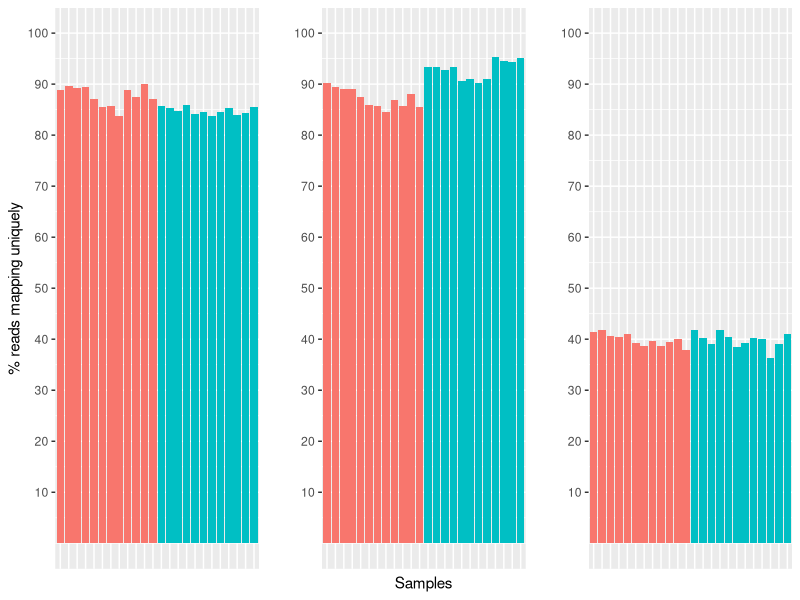
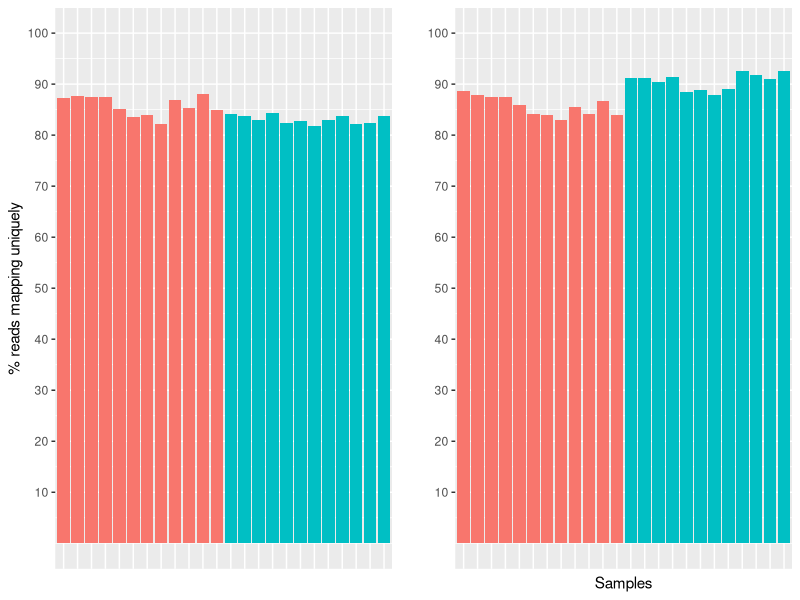
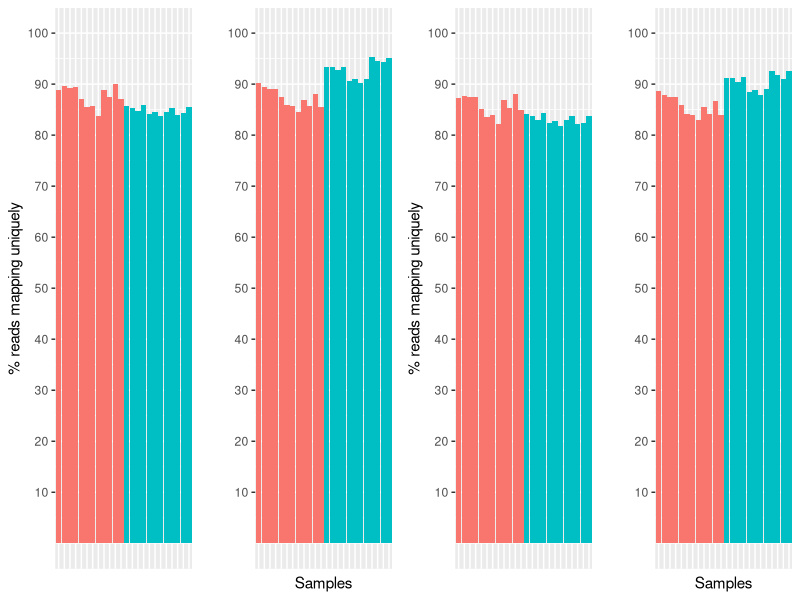
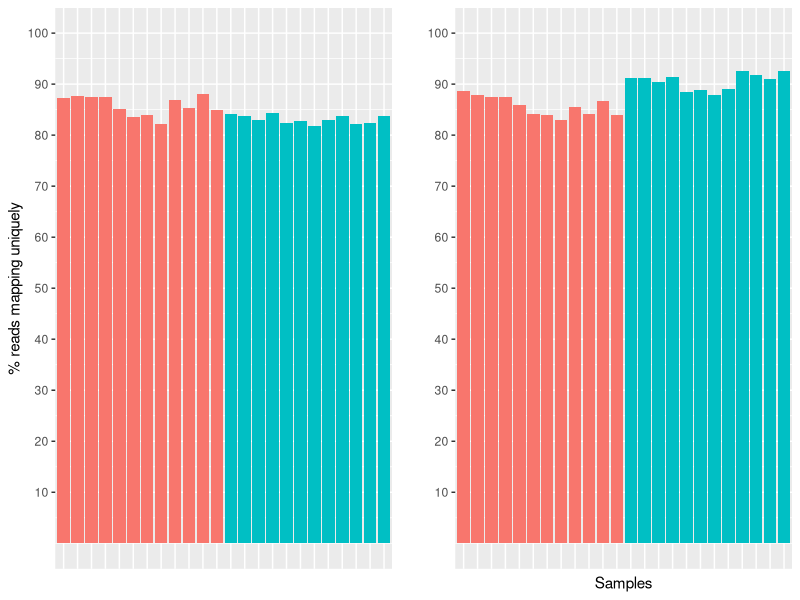

Recreate these plots in R, in order.
setwd('/Users/clara/Documents/GitHub/Tillandsia-compgenomics/7. Rna-seq experiment 6 timepoints/')
setwd('/home/clara/Documents/GitHub/Tillandsia-compgenomics/7. Rna-seq experiment 6 timepoints/')
library(ggplot2)
library(grid)
library(gridExtra)

maptest <- read.delim('mapping_stats.testset.txt', header = T, sep = " ")
mask <- read.delim('mapping_stats.testset.masked.txt', header = T, sep = ' ')
summary(maptest)
summary(mask)

maptest$ref_genome <- rep(c("A.comosus", "T.fasciculata", "T.leiboldiana"), times = 24)
maptest$sample_species <- c(rep(c("Tfas"), times = 36), rep(c("Tlei"), times = 36))

mask$ref_genome <- rep(c("T.fasciculata", "T.leiboldiana"), times = 24)
mask$sample_species <- c(rep(c("Tfas"), times = 24), rep(c("Tlei"), times = 24))

# Reference bias in T. fasciculata: 2.9 % difference on average
mean(maptest[maptest$ref_genome == "T.fasciculata" & maptest$sample_species == "Tfas", 3]) # 87.7 %
mean(maptest[maptest$ref_genome == "T.fasciculata" & maptest$sample_species == "Tlei", 3]) # 84.8 %

mean(mask[mask$ref_genome == "T.fasciculata" & mask$sample_species == "Tfas", 3]) # 85.8 %
mean(mask[mask$ref_genome == "T.fasciculata" & mask$sample_species == "Tlei", 3]) # 83.1 %

# Reference bias in T. leiboldiana: 5.6 % difference on average
mean(maptest[maptest$ref_genome == "T.leiboldiana" & maptest$sample_species == "Tlei", 3]) # 92.9 %
mean(maptest[maptest$ref_genome == "T.leiboldiana" & maptest$sample_species == "Tfas", 3]) # 87.3 %

mean(mask[mask$ref_genome == "T.leiboldiana" & mask$sample_species == "Tlei", 3]) # 90.5 %
mean(mask[mask$ref_genome == "T.leiboldiana" & mask$sample_species == "Tfas", 3]) # 85.8 %

# In A.comosus
mean(maptest[maptest$ref_genome == "A.comosus" & maptest$sample_species == "Tlei", 3]) # 39.83 %
mean(maptest[maptest$ref_genome == "A.comosus" & maptest$sample_species == "Tfas", 3]) # 39.9 %

# Multi-mappers: Higher in T. fasciculata than in T. leiboldiana, however, opposite species 
# has higher multimappers to the reference genome.
mean(maptest[maptest$ref_genome == "T.fasciculata",5]) # 7.7 %
mean(maptest[maptest$ref_genome == "T.fasciculata" & maptest$sample_species == "Tlei", 5]) # 8.12 %
mean(maptest[maptest$ref_genome == "T.fasciculata" & maptest$sample_species == "Tfas", 5]) # 7.24 %
mean(maptest[maptest$ref_genome == "T.leiboldiana",5]) # 4.77 %
mean(maptest[maptest$ref_genome == "T.leiboldiana" & maptest$sample_species == "Tlei", 5]) # 4.1 %
mean(maptest[maptest$ref_genome == "T.leiboldiana" & maptest$sample_species == "Tfas", 5]) # 5.48 %


p1 <- ggplot(data = maptest[maptest$ref_genome == "T.fasciculata",], aes(x=Name, y=uniq, fill=sample_species)) +
  geom_bar(stat="identity") + 
  xlab("") +
  scale_y_continuous(name="% reads mapping uniquely", 
                     breaks = c(seq(from = 10, to = 110, by = 10)), 
                     limits = c(0,100)) +
  theme(axis.text.x=element_blank(), 
        axis.ticks.x=element_blank(), 
        legend.position = "none")

p2 <- ggplot(data = maptest[maptest$ref_genome == "T.leiboldiana",], aes(x=Name, y=uniq, fill=sample_species)) +
  geom_bar(stat="identity") +
  xlab("Samples") + 
  scale_y_continuous(name="", 
                     breaks = c(seq(from = 10, to = 100, by = 10)), 
                     limits = c(0,100)) +
  theme(axis.text.x=element_blank(), 
        axis.ticks.x=element_blank(), 
        legend.position = "none")

p3 <- ggplot(data = maptest[maptest$ref_genome == "A.comosus",], aes(x=Name, y=uniq, fill=sample_species)) +
  geom_bar(stat="identity") + xlab("") +
  scale_y_continuous(name="", 
                     breaks = c(seq(from = 10, to = 100, by = 10)), 
                     limits = c(0,100)) +
  theme(axis.text.x=element_blank(), axis.ticks.x=element_blank(),legend.position = "none")

grid.arrange(p1, p2, p3, nrow = 1)

# For masked alignments
p4 <- ggplot(data = mask[mask$ref_genome == "T.fasciculata",], aes(x=Name, y=uniq, fill=sample_species)) +
  geom_bar(stat="identity") + 
  xlab("") +
  scale_y_continuous(name="% reads mapping uniquely", 
                     breaks = c(seq(from = 10, to = 110, by = 10)), 
                     limits = c(0,100)) +
  theme(axis.text.x=element_blank(), 
        axis.ticks.x=element_blank(), 
        legend.position = "none")

p5 <- ggplot(data = mask[mask$ref_genome == "T.leiboldiana",], aes(x=Name, y=uniq, fill=sample_species)) +
  geom_bar(stat="identity") +
  xlab("Samples") + 
  scale_y_continuous(name="", 
                     breaks = c(seq(from = 10, to = 100, by = 10)), 
                     limits = c(0,100)) +
  theme(axis.text.x=element_blank(), 
        axis.ticks.x=element_blank(), 
        legend.position = "none")

grid.arrange(p4, p5, nrow = 1)
grid.arrange(p1, p2, p4, p5, nrow = 1)

#------------------- GENERAL MAPPING STATS ------------------------

map_data <- read.delim("mapping_stats.full.txt", sep = " ", header = T)
mean(map_data$total) # 68,856,922 reads per sample on average
min(map_data$total) # 49,469,111 minimum reads
quantile(map_data$total, c(0.05,0.95)) # 90 % of samples have between 53 - 82 million reads

mean(map_data$uniq) # 85.4 % of reads per sample are uniquely mapped on average
map_data$sample_species <- c(rep(c("Tfas"), times = 36), rep(c("Tlei"), times = 36))
map_data$sample_number <- c(rep(c("A"), times = 6), rep(c("B"), times = 6),
                            rep(c("C"), times = 6), rep(c("D"), times = 6),
                            rep(c("E"), times = 6), rep(c("F"), times = 6),
                            rep(c("A"), times = 6), rep(c("C"), times = 6),
                            rep(c("D"), times = 6), rep(c("E"), times = 6),
                            rep(c("F"), times = 6), rep(c("G"), times = 6))
                    

mean(map_data[map_data$sample_species == "Tfas", 3]) # 85.7 %
mean(map_data[map_data$sample_species == "Tlei", 3]) # 85.19 %
min(map_data$uniq)

p6 <- ggplot(data = map_data, aes(x=Name, y=uniq, fill=sample_number)) +
  geom_bar(stat="identity") + 
  xlab("Samples") +
  scale_y_continuous(name="% reads mapping uniquely", 
                     breaks = c(seq(from = 0, to = 110, by = 5))) +
  coord_cartesian(ylim=c(65,100)) +
  theme(axis.text.x=element_blank(), 
        axis.ticks.x=element_blank(), 
        legend.position = "none") +
  geom_hline(yintercept=85.4, linetype = "dashed", size = .2)
  

grid.arrange(p4, p5, nrow = 1)



